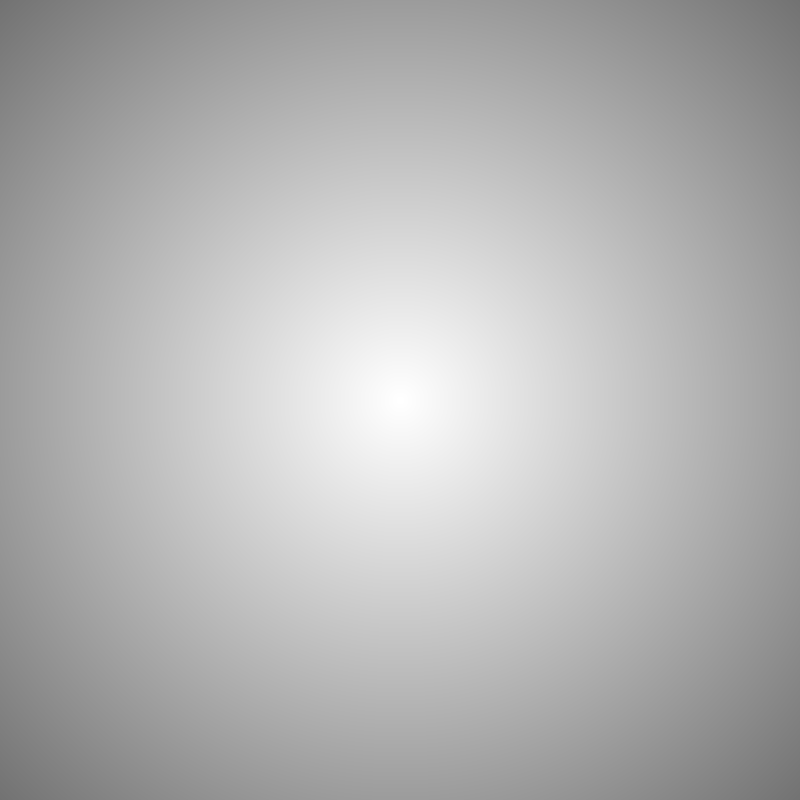
Frame 1 (no input)
Frame 60 (the mouse pressed at the canvas centre just before this capture): identical to frame 1, image omitted
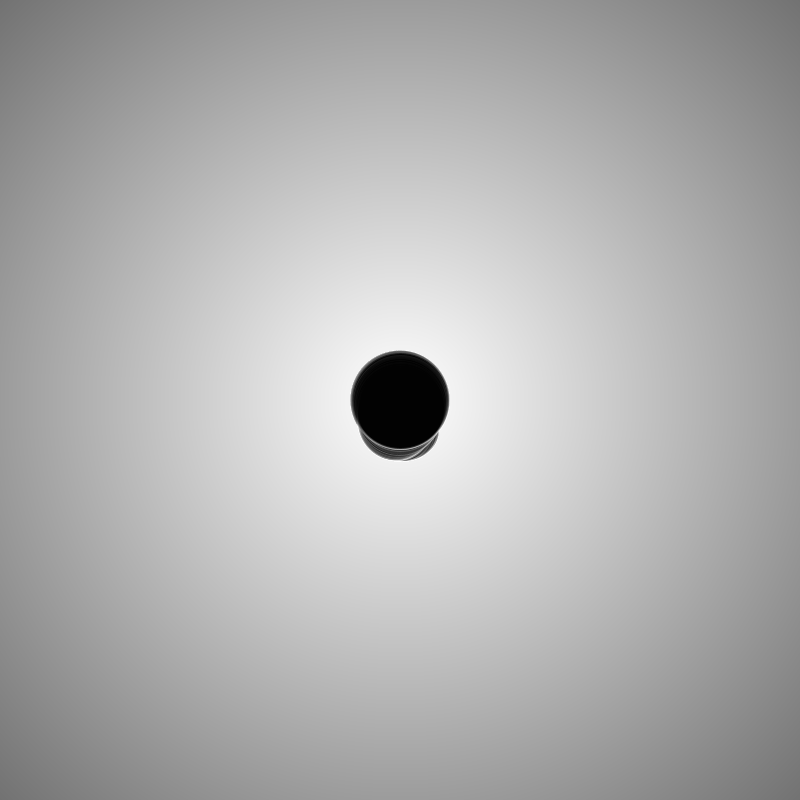
Frame 120 (the mouse held since frame 60 and released just before this capture)

The Processing sketch that drew these frames (run headless with seeded random() and noise(); from frame 60 on, the mouse is pressed at the canvas centre):

// Processing sketch: O3_depth
// ── O3_depth.pde
/* OpenProcessing Tweak of *@*http://www.openprocessing.org/sketch/117601*@* */
/* !do not delete the line above, required for linking your tweak if you upload again */
//Depths 
//Ale González, 2013
//A drawing generator created to show how to implement an efficient perlin noise vector field using lookup tables

final int 
  WIDTH   = 800,
  HEIGHT  = 800,
  MAX_AGE = 100,//100
  STEPS = 900,
  FILL = #000000,
  STROKE = #FFFFFF,
  ALFA = 50,
  BACKGROUND = #EEEEEE;

final float 
  SMOOTHNESS = .0005;//.0005

PVector[] DIRECTIONS;
int[][] INDICES;
ArrayList<Particle> particles;

PGraphics bg;

void setup() 
{
    size(800, 800);
    fill(FILL, ALFA);
    stroke(STROKE, ALFA);
    
    //Create a fancy degraded background
    reset();
    
    //LUT to store the indices associated with the vector field
    INDICES = new int[WIDTH][HEIGHT];
    for (int y = 0; y < HEIGHT; y++) for (int x = 0; x < WIDTH; x++) 
        INDICES[x][y] = int(noise(x*SMOOTHNESS, y*SMOOTHNESS)*STEPS); 

    //LUT to store the directions associated with the vector field
    DIRECTIONS = new PVector[STEPS];
    for (int i = 0; i < STEPS; i++) 
        DIRECTIONS[i] = new PVector(cos(i*.5)*.1, sin(i*.5)*.1);  
    
    //Particles
    particles = new ArrayList<Particle>();
}
 
void reset(){
    loadPixels();
    for (int i=0; i<WIDTH*HEIGHT; i++) 
        pixels[i] = (0xFF - floor(dist(i%WIDTH, i/HEIGHT, WIDTH/2, HEIGHT/2)*.25)) * 0x01010101;
    updatePixels();
} 
  
void draw()
{
    if(mousePressed) 
        particles.add(new Particle(new PVector(mouseX, mouseY)));   
    
    for(int i = 0; i < particles.size(); i++) {
        Particle p = particles.get(i);
        if (p.isDead() == false) {
            p.update();
            p.draw();
        }
        else 
            particles.remove(i);
    }
}

void keyPressed(){
    reset();  
}

class Particle
{   
  PVector pos, vel;
  int age, x, y;
    
  public Particle(PVector p)
  {
    pos = p;
    vel = new PVector();
    age = MAX_AGE;
  }
   
  boolean isDead() { return age==0; } 
    
  void draw() {  ellipse(pos.x, pos.y, age, age); }  
    
  void update() 
  { 
    age--;
    vel.add(DIRECTIONS[INDICES[(int(pos.x)+WIDTH)%WIDTH][(int(pos.y)+HEIGHT)%HEIGHT]]);
    pos.add(vel);
  }
}

//Giving style to the canvas
//parent.document.getElementById("appletAjaxContainer").setAttribute("style", "border: none; padding: 0; box-shadow: 0 0 5px #000; margin: 10px 0;");
